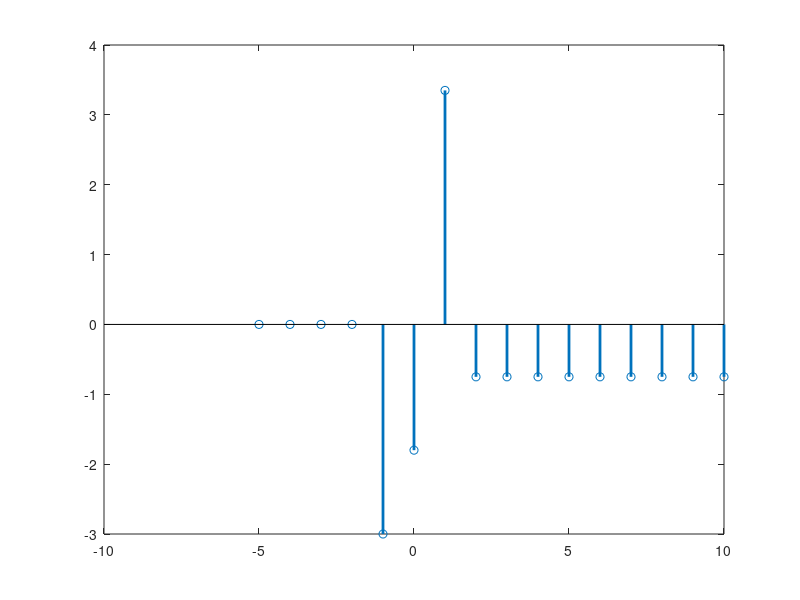

The MATLAB source for this figure: (Note: this script raises an error after producing the figure.)
% Class:            ECE 580, Digital Signal Processing 
% Assignment:       Lab Assignment 2, Problem 1
% Author:           Jonathan Gohl, Electrical Engineering M.S.E. Student
% University of Michigan Dearborn, Electrical and Computer Engineering
% email address:    jrgohl@umich.edu
% Author:           Joshua McCready, Electrical Engineering M.S.E. Student
% University of Michigan Dearborn, Electrical and Computer Engineering
% email address:    jmccread@umich.edu
% Month Year; Last revision: 21-June-2018

%% Table of Contents 
% 
% # initialize
% # Define variables
% # Create Signals
% # Create plot
% 
%*****************************************************************
%initialize
clear vars
clc
close all

%define variables
n = [-5:10]';
a = [4 -10];
b = 1;
x = zeros(size(n));
x(n>=0) = 1;
y = zeros(size(n));
y(5) = 4;
y(4) = -10;

%create signals

ind_n = find(n==0) - 3;
lenx = length(x);

for i=ind_n:lenx
       
    ys(i) = 0.3.*y(i-1) + 0.4.*y(i-2) + x(i) + 0.75.*x(i-1) -2.5.*x(i-2);
end

%create plot
fig = figure(1);

stem(n(1:end), ys(1:end), 'LineWidth', 2);
ax = gca; 
ax.XLabel.String = 'x(n) = u(n) (no units)'; 
ax.XLabel.FontSize = 10; 
ax.YLabel.FontSize = 10; 
ax.YLabel.String = 'y(n) = 0.3y(n-1)+0:4y(n-2)+x(n)+0.75x(n-1)-2.5x(n-2)(no units)';
title('Lab Assignment 2, Problem 2 : Difference Equation', 'FontSize', 16, 'FontWeight', 'bold');

saveas(fig, 'Prob12', 'png');
